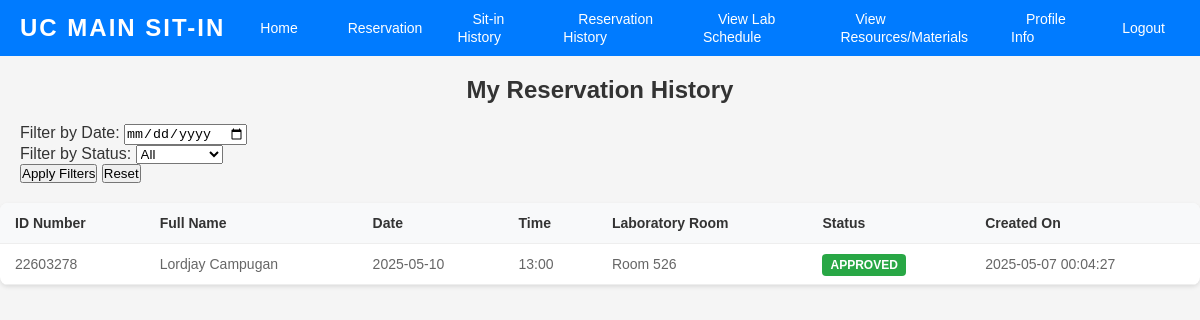
Screenshot of /reservation-history (signed in) with the database file from the repository.
### tables this page shows
CREATE TABLE reservations (
    id INTEGER PRIMARY KEY AUTOINCREMENT,
    idno VARCHAR(20), 
    date VARCHAR(10), 
    time VARCHAR(5), 
    session_type VARCHAR(50), 
    reason VARCHAR(500), 
    status VARCHAR(20) DEFAULT 'Pending', 
    created_at TIMESTAMP DEFAULT CURRENT_TIMESTAMP 
, language VARCHAR(20));

### app.py (the view)
@app.route('/reservation-history')
def reservation_history():
    if 'username' not in session:
        return redirect(url_for('login'))
    try:
        conn = sqlite3.connect(DATABASE)
        cursor = conn.cursor()
        cursor.execute('SELECT idNO FROM users WHERE username = ?', (session['username'],))
        user_id = cursor.fetchone()[0]
        date_filter = request.args.get('date')
        status_filter = request.args.get('status')
        language_filter = request.args.get('language')
        query = '''
            SELECT r.idno, u.firstname || ' ' || u.lastname as fullname,
                   r.date, r.time, r.session_type, r.language, r.status, r.created_at
            FROM reservations r
            JOIN users u ON r.idno = u.idNO
            WHERE r.idno = ?
        '''
        params = [user_id]
        if date_filter:
            query += ' AND r.date = ?'
            params.append(date_filter)
        if status_filter and status_filter != 'all':
            query += ' AND r.status = ?'
            params.append(status_filter)
        if language_filter and language_filter != 'all':
            query += ' AND r.language = ?'
            params.append(language_filter)
        query += ' ORDER BY r.created_at DESC'
        cursor.execute(query, params)
        reservations = cursor.fetchall()
        formatted_reservations = []
        for res in reservations:
            formatted_reservations.append({
                'idno': res[0],
                'fullname': res[1],
                'date': res[2],
                'time': res[3],
                'session_type': res[4],
                'language': res[5],
                'status': res[6],
                'created_at': res[7]
            })
        conn.close()
        return render_template('reservation_history.html', reservations=formatted_reservations)
    except Exception as e:
        print(f"Error fetching reservation history: {e}")
        flash("Error loading reservation history", "error")
        return redirect(url_for('dashboard'))

### templates/reservation_history.html (shortened to what this page needs)
<!DOCTYPE html>
<html lang="en">
<head>
  <link rel="stylesheet" href="{{ url_for('static', filename='styles-reservation_history.css') }}">
</head>
<body>
  <nav class="navbar">
    <div class="logo-text">
      UC Main Sit-In
    </div>
    <ul class="nav-links">
      <li><a href="{{ url_for('dashboard') }}">Home</a></li>
      <li><a href="{{ url_for('reservation') }}">Reservation</a></li>
      <li><a href="{{ url_for('sit_in_history') }}">Sit-in History</a></li>
      <li><a href="{{ url_for('reservation_history') }}">Reservation History</a></li>
      <li><a href="{{ url_for('lab_history') }}">View Lab Schedule</a></li>
      <li><a href="{{ url_for('resources') }}">View Resources/Materials</a></li>
      <li><a href="{{ url_for('profile') }}">Profile Info</a></li>
      <li><a href="{{ url_for('logout') }}">Logout</a></li>
    </ul>
  </nav>
  <div class="main-content">
    <h2>My Reservation History</h2>
    <div class="filter-section">
      <form id="filterForm" class="filter-form">
        <div class="filter-group">
          <label for="dateFilter">Filter by Date:</label>
          <input type="date" id="dateFilter" name="date">
        </div>
        <div class="filter-group">
          <label for="statusFilter">Filter by Status:</label>
          <select id="statusFilter" name="status">
            <option value="all">All</option>
          </select>
        </div>
        <button type="submit">Apply Filters</button>
        <button type="button" onclick="resetFilters()">Reset</button>
      </form>
    </div>
  </div>
    <div class="reservation-list">
      <table>
        <thead>
          <tr>
            <th>ID Number</th>
            <th>Full Name</th>
            <th>Date</th>
            <th>Time</th>
            <th>Laboratory Room</th>
            <th>Status</th>
            <th>Created On</th>
          </tr>
        </thead>
        <tbody>
          {% if reservations %}
            {% for reservation in reservations %}
              <tr>
                <td>{{ reservation.idno }}</td>
                <td>{{ reservation.fullname }}</td>
                <td>{{ reservation.date }}</td>
                <td>{{ reservation.time }}</td>
                <td>{{ reservation.session_type }}</td>
                <td>
                  <span class="status-badge {{ reservation.status.lower() }}">
                    {{ reservation.status }}
                  </span>
                </td>
                <td>{{ reservation.created_at }}</td>
              </tr>
            {% endfor %}
          {% else %}
            <tr>
              <td colspan="7" class="no-reservations">No reservations found.</td>
            </tr>
          {% endif %}
        </tbody>
      </table>
    </div>
</body>
</html>

### static/styles-reservation_history.css (style rules this page uses)
* { margin: 0; padding: 0; box-sizing: border-box; }
body { font-family: 'Arial', sans-serif; background: #f5f5f5; color: #333; display: flex; flex-direction: column; min-height: 100vh; }
.navbar { display: flex; align-items: center; justify-content: space-between; background: #007bff; padding: 10px 20px; }
.logo-text { font-size: 24px; font-weight: bold; color: #fff; text-transform: uppercase; letter-spacing: 2px; flex-shrink: 0; }
.nav-links { list-style: none; display: flex; align-items: center; margin: 0; padding: 0; }
.nav-links li { margin-left: 20px; }
.nav-links li a { color: #fff; text-decoration: none; font-size: 14px; padding: 10px 15px; border-radius: 5px; transition: background 0.3s ease; }
.main-content { padding: 20px; max-width: 1200px; margin: 0 auto; width: 100%; }
.main-content h2 { text-align: center; margin-bottom: 20px; color: #333; font-size: 24px; }
.reservation-list { background: #fff; border-radius: 8px; box-shadow: 0 2px 4px rgba(0, 0, 0, 0.1); overflow: hidden; }
table { width: 100%; border-collapse: collapse; }
th, td { padding: 12px 15px; text-align: left; border-bottom: 1px solid #eee; }
th { background-color: #f8f9fa; font-weight: 600; color: #333; font-size: 14px; }
td { font-size: 14px; color: #666; }
.status-badge { padding: 4px 8px; border-radius: 4px; font-size: 12px; font-weight: 600; text-transform: uppercase; }
.status-badge.approved { background-color: #28a745; color: #fff; }

### rows the page displays
reservations: idno "22603278", fullname "Lordjay Campugan", date "2025-05-10", time "13:00", session_type "Room 526", status "APPROVED", created_at "2025-05-07 00:04:27"
